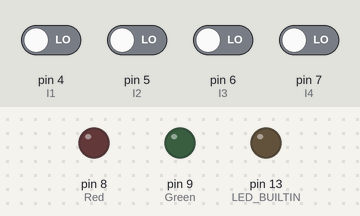
The sketch below on a simulated Arduino Uno, built with avr-gcc and run on an emulated ATmega328P. On the bench: output pins drawn as LEDs (lit = HIGH). The test bench sets the inputs (shaded band); at power-on: pin 4 (I1), pin 5 (I2), pin 6 (I3), pin 7 (I4) LOW. Pins used as bus, display or sensor lines are not drawn; what the sketch prints to the serial monitor is not drawn.

Above: at 2.4 s.
2.5 s: pin 4 (I1) driven HIGH
At 3.2 s:
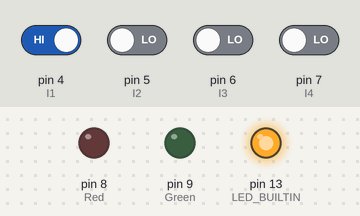
4.0 s: pin 4 (I1) driven LOW
At 4.17 s:
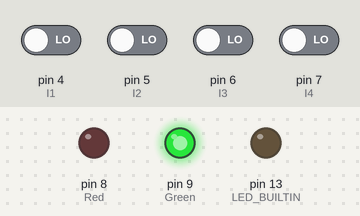
5.7 s: pin 5 (I2) driven HIGH
At 6.8 s:
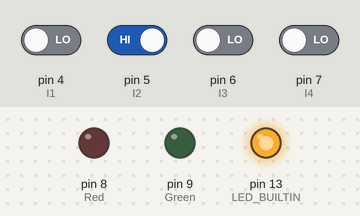
7.2 s: pin 5 (I2) driven LOW
At 7.45 s:
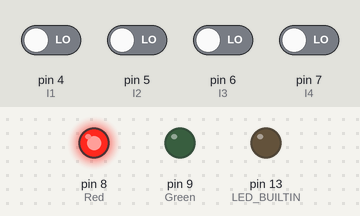
8.7 s: pin 6 (I3) driven HIGH
At 9.1 s:
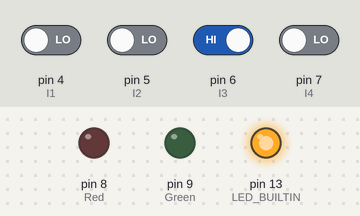
Timing chart, 0 to 11.2 s (numbered marks = the images above; inputs shaded):
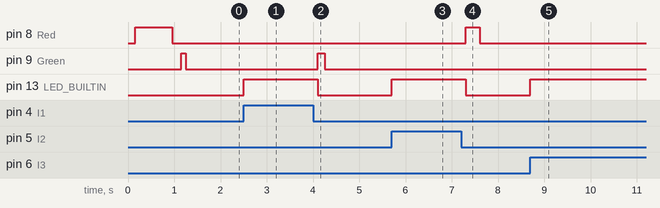

Measured:
- after the input at 2.5 s, pin 13 (LED_BUILTIN): LOW → HIGH at once
- after the input at 4.0 s, pin 9 (Green): LOW → HIGH after 0.10 s, → LOW 0.15 s later; pin 13 (LED_BUILTIN): HIGH → LOW after 0.10 s
- after the input at 5.7 s, pin 13 (LED_BUILTIN): LOW → HIGH at once
- after the input at 7.2 s, pin 8 (Red): LOW → HIGH after 0.10 s, → LOW 0.30 s later; pin 13 (LED_BUILTIN): HIGH → LOW after 0.10 s
- after the input at 8.7 s, pin 13 (LED_BUILTIN): LOW → HIGH at once

The sketch:

Project_Cell.ino
```cpp
#define I1 4 // Input Pins
#define I2 5 //
#define I3 6 //
#define I4 7 //
#define Red 8 // Red & Green LED Pins
#define Green 9 //
unsigned long timeflag;
unsigned int i1, i2, i3, i4, ans
, samples[15][4] = { // Number half-byte codes:
    {1, 0, 0, 0},//1
    {0, 1, 0, 0},//2
    {0, 0, 1, 0},//3
    {0, 0, 0, 1},//4
    {1, 1, 0, 0},//5
    {1, 0, 1, 0},//6
    {1, 0, 0, 1},//7
    {1, 1, 1, 0},//8
    {1, 1, 0, 1},//9
    {1, 0, 1, 1},//10
    {0, 0, 1, 1},//11
    {0, 1, 1, 1},//12
    {1, 1, 1, 1},//13
    {0, 1, 0, 1},//Extra Imperial March
    {0, 1, 1, 0} //Extra Happy Birthday
};

void playTone(int tone, int duration) {
for (long i = 0; i < duration * 1000L; i += tone * 2) {
digitalWrite(3, HIGH);
delayMicroseconds(tone);
digitalWrite(3, LOW);
delayMicroseconds(tone);
}
}

void playNote(char note, int duration) {
char names[] = { 'c', 'h', 'd', 'i', 'e', 'f', 'j', 'g', 'k', 'a', 'l', 'b', 'C', 'H', 'D', 'I', 'E', 'F', 'J','G', 'K', 'A', 'L', 'B'};
int tones[] = { 1915, 1804, 1700, 1607, 1519, 1432, 1351, 1275, 1204, 1136, 1073, 1014, 955, 902, 851, 804, 758, 716, 676, 638, 602, 568, 536, 506};
for (int i = 0; i < sizeof(names) - 1; i++) {
if (names[i] == note) {
playTone(tones[i], duration);
}
}
}

void playGrad(char note1, char note2, int duration) {
char names[] = { 'c', 'h', 'd', 'i', 'e', 'f', 'j', 'g', 'k', 'a', 'l', 'b', 'C', 'H', 'D', 'I', 'E', 'F', 'J','G', 'K', 'A', 'L', 'B'};
int tones[] = { 1915, 1804, 1700, 1607, 1519, 1432, 1351, 1275, 1204, 1136, 1073, 1014, 955, 902, 851, 804, 758, 716, 676, 638, 602, 568, 536, 506};
int n1 = 0, n2 = 0;
for (int i = 0; i < sizeof(names); i++) {
if (names[i] == note1) {
n1 = i;
}
if (names[i] == note2) {
n2 = i;
}
}
for (int i = 0; i < duration; i++) {
playTone(tones[n1] - (((tones[n1] - tones[n2]) / duration) * i), duration / abs(tones[n1] - tones[n2]));
}
}

void playSound(char *notes, int *beats, int tempo, int size){
for (int i = 0, j = 0; i < size; i++, j++) {
if (notes[j] == '/') {
playGrad(notes[j+1], notes[j+2], beats[i] * tempo);
j += 2;
} else if (notes[j] == ' ') {
delay(beats[i] * tempo);
} else {
playNote(notes[j], beats[i] * tempo);
}
}
}

void setup()
{
    Serial.begin(9600);
    pinMode(LED_BUILTIN, OUTPUT);
    pinMode(I1, INPUT);
    pinMode(I2, INPUT);
    pinMode(I3, INPUT);
    pinMode(I4, INPUT);
    pinMode(Red, OUTPUT);
    pinMode(Green, OUTPUT);
    pinMode(3, OUTPUT);

    timeflag = 0;
    i1 = 0;
    i2 = 0;
    i3 = 0;
    i4 = 0;
    ans = 1;
    Serial.print("connect");
    int beat[] = {1, 2};
    playSound("JL", beat, 50, 2);
    digitalWrite(Red, HIGH);
    delay(800);
    digitalWrite(Red, LOW);
    delay(200);
    digitalWrite(Green, HIGH);
    delay(100);
    digitalWrite(Green, LOW);
}

void loop()
{
    if(Serial.available() == 1)
    ans = Serial.parseInt();
    else if(Serial.available() == 2)
    ans = Serial.parseInt() * 10 + Serial.parseInt();
    if(digitalRead(I1) + digitalRead(I2) + digitalRead(I3) + digitalRead(I4) > 0) {
        timeflag = millis() + 100;
        i1 = i1 || digitalRead(I1);
        i2 = i2 || digitalRead(I2);
        i3 = i3 || digitalRead(I3);
        i4 = i4 || digitalRead(I4);
        }
    if(timeflag > millis()) {
        digitalWrite(LED_BUILTIN, HIGH);
    } else {
        digitalWrite(LED_BUILTIN, LOW);
        if((i1 > 0) || (i2 > 0) || (i3 > 0) || (i4 > 0)) {
        int val = 0;
        int check[4] = {i1, i2, i3, i4};
        for(int i = 0; i < 15; i++) {
     if(samples[i][0] == check[0] &&
        samples[i][1] == check[1] &&
        samples[i][2] == check[2] &&
        samples[i][3] == check[3])
                val = i+1;
            }
        if(val == ans) {
        Serial.print("correct");
        digitalWrite(Green, HIGH);
        int beat[] = { 1, 2};
        playSound("JL", beat, 50, 2);
        digitalWrite(Green, LOW);
        }
        else if(val == 14){
        int beat[] = {10, 10, 10, 10, 10, 10, 10, 8, 10, 8, 10, 8, 10, 10, 10, 10, 10, 10, 10, 10, 10, 8, 10, 10, 10, 8, 10, 10, 10, 10, 10, 10, 10, 10, 10, 10, 10, 10, 10, 10, 10, 10, 10, 10, 10, 10, 10, 10, 10, 10, 10, 10, 10, 10, 10, 10, 10, 10, 10, 10, 10, 10, 10, 10, 10, 10, 10, 10, 10, 10, 10};
        playSound("g g g i lg i lg D D D I lj i lg G g G J FEI E k H kCbl al i ji lg i lg ", beat, 25, 71);
        } else if(val == 15){
        int beat[] = {10, 1, 10, 10, 10, 10, 10, 10, 10, 10, 10, 10, 1, 10, 10, 10, 10, 10, 10, 10, 10, 10, 10, 1, 10, 10, 10, 10, 10, 10, 10, 1, 10, 10, 10, 10, 10, 10, 10, 1, 10, 10, 10, 10, 10, 10, 10, 10, 10};
        playSound("c cd c f e c cd c g f c c C a f f e d l la f g f ", beat, 25, 49);
        } else {
        Serial.print("wrong");
        digitalWrite(Red, HIGH);
        int beat[] = { 1, 1};
        playSound("ba", beat, 150, 2);
        digitalWrite(Red, LOW);
        }
        i1 = 0;
        i2 = 0;
        i3 = 0;
        i4 = 0;
}
    }
}
```
